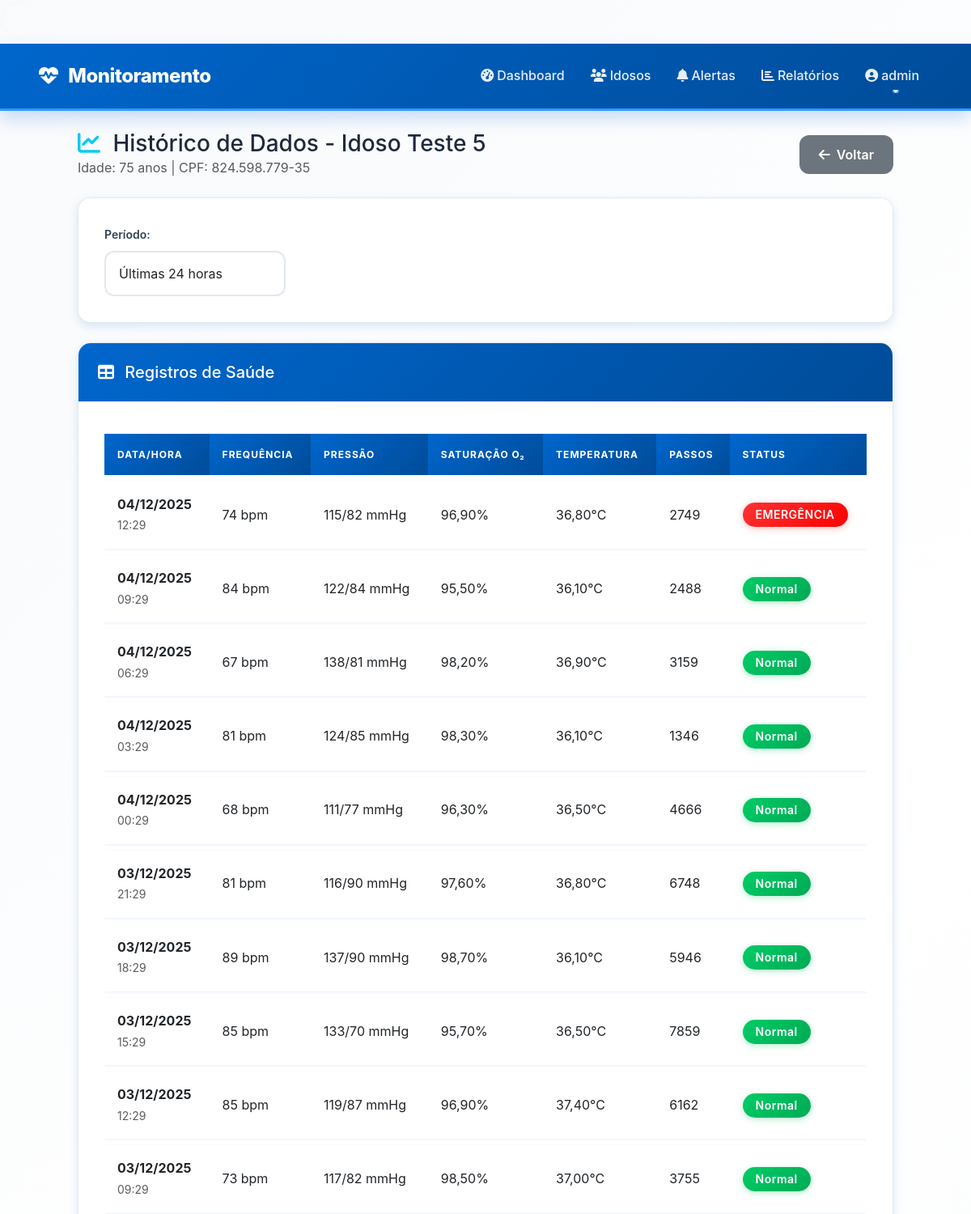
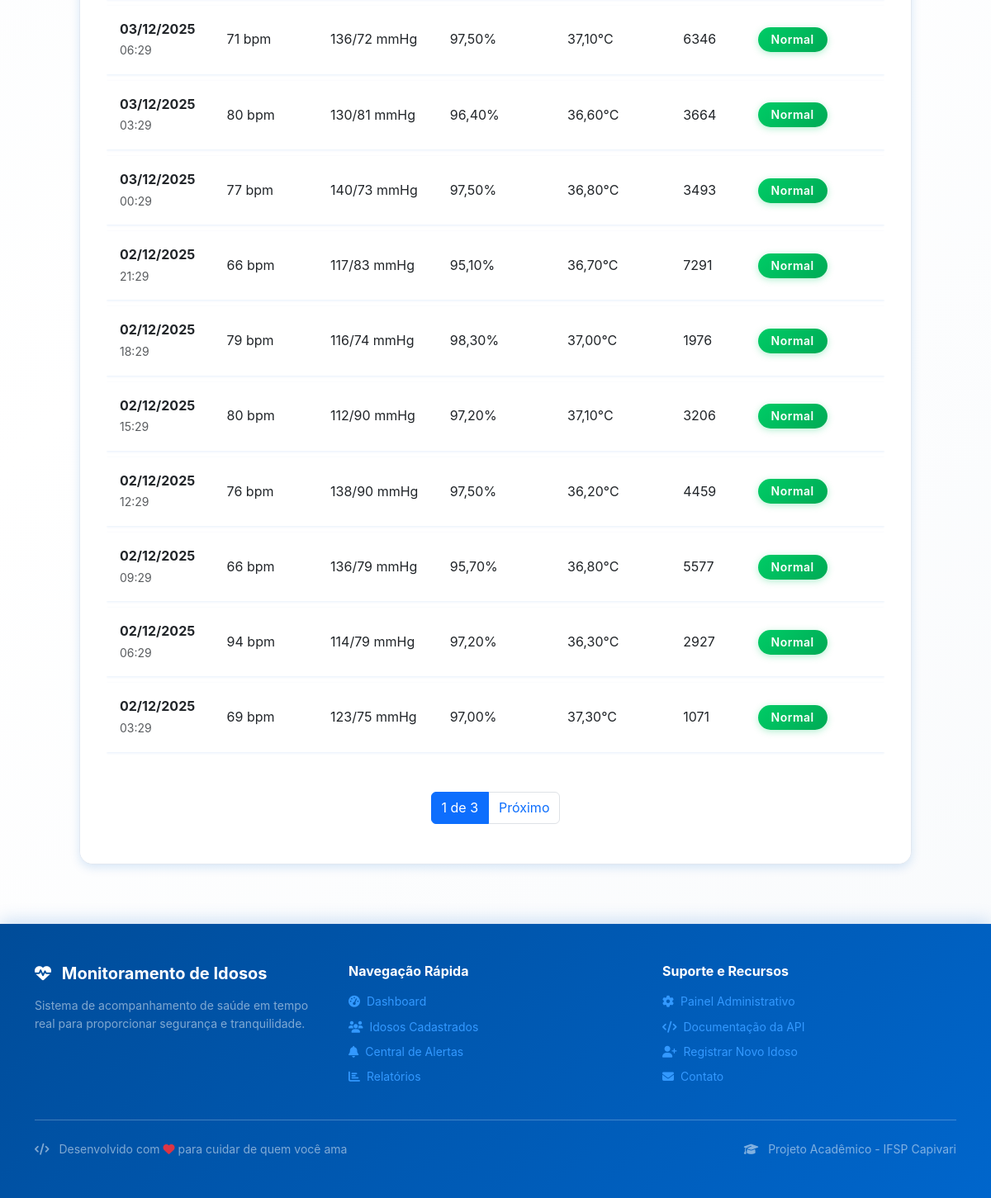
Screenshot of /idosos/9/dados/ (signed in) with the database file from the repository (2 pictures, top to bottom).
### monitoramento/models.py (models this page shows, shortened)
class Idoso(models.Model):
    nome = models.CharField(max_length=100)
    data_nascimento = models.DateField()
    cpf = models.CharField(max_length=14, unique=True)
    telefone = models.CharField(max_length=20, blank=True)
    endereco = models.TextField()
    nome_responsavel = models.CharField(max_length=100)
    telefone_responsavel = models.CharField(max_length=20)
    email_responsavel = models.EmailField()
    observacoes_medicas = models.TextField(blank=True, null=True)
    ativo = models.BooleanField(default=True)
    data_cadastro = models.DateTimeField(default=timezone.now)
    latitude = models.DecimalField(max_digits=10, decimal_places=8, null=True, blank=True)
    longitude = models.DecimalField(max_digits=11, decimal_places=8, null=True, blank=True)
    @property
    def idade(self):
        hoje = date.today()
        nascimento = self.data_nascimento
        idade = hoje.year - nascimento.year
        if hoje.month < nascimento.month or (hoje.month == nascimento.month and hoje.day < nascimento.day):
            idade -= 1
        return idade

class DadoSaude(models.Model):
    idoso = models.ForeignKey(Idoso, on_delete=models.CASCADE, related_name='dados_saude')
    dispositivo = models.ForeignKey(Dispositivo, on_delete=models.CASCADE, related_name='dados')
    frequencia_cardiaca = models.IntegerField(null=True, blank=True)
    pressao_sistolica = models.IntegerField(null=True, blank=True)
    pressao_diastolica = models.IntegerField(null=True, blank=True)
    saturacao_oxigenio = models.DecimalField(max_digits=5, decimal_places=2, null=True, blank=True)
    temperatura = models.DecimalField(max_digits=4, decimal_places=2, null=True, blank=True)
    passos = models.IntegerField(null=True, blank=True)
    distancia = models.DecimalField(max_digits=6, decimal_places=2, null=True, blank=True)
    calorias = models.DecimalField(max_digits=6, decimal_places=2, null=True, blank=True)
    queda_detectada = models.BooleanField(default=False)
    botao_emergencia = models.BooleanField(default=False)
    timestamp = models.DateTimeField(default=timezone.now)
    bateria_dispositivo = models.IntegerField(null=True, blank=True)
    class Meta:
        ordering = ['-timestamp']
    @property
    def pressao_arterial(self):
        if self.pressao_sistolica and self.pressao_diastolica:
            return f"{self.pressao_sistolica}/{self.pressao_diastolica}"
        return None

### monitoramento/views.py (the view)
# urls.py: path('idosos/<int:idoso_id>/dados/', views.historico_dados, name='historico_dados'),
@login_required
def historico_dados(request, idoso_id):
    idoso = get_object_or_404(Idoso, id=idoso_id)
    dias = request.GET.get('dias', 7)
    data_inicio = timezone.now() - timedelta(days=int(dias))
    dados = DadoSaude.objects.filter(
        idoso=idoso,
        timestamp__gte=data_inicio
    ).order_by('-timestamp')
    paginator = Paginator(dados, 20)
    page = request.GET.get('page')
    dados_paginados = paginator.get_page(page)
    return render(request, 'monitoramento/historico_dados.html', {
        'idoso': idoso,
        'dados': dados_paginados,
        'dias': dias
    })

### templates/monitoramento/historico_dados.html (shortened to what this page needs)
{% extends 'base.html' %}
{% block content %}
<div class="container-fluid">
    <div class="d-flex justify-content-between align-items-center mb-4">
        <div>
            <h1 class="h3 mb-0">
                <i class="fas fa-chart-line text-info me-2"></i>
                Histórico de Dados - {{ idoso.nome }}
            </h1>
            <p class="text-muted mb-0">Idade: {{ idoso.idade }} anos | CPF: {{ idoso.cpf }}</p>
        </div>
        <a href="{% url 'detalhe_idoso' idoso.id %}" class="btn btn-secondary">
            <i class="fas fa-arrow-left me-2"></i>Voltar
        </a>
    </div>
    <div class="card mb-4">
        <div class="card-body">
            <form method="get" class="row g-3">
                <div class="col-md-3">
                    <label class="form-label">Período:</label>
                    <select name="dias" class="form-select" onchange="this.form.submit()">
                        <option value="1" {% if dias == '1' %}selected{% endif %}>Últimas 24 horas</option>
                    </select>
                </div>
            </form>
        </div>
    </div>
    <div class="card">
        <div class="card-header">
            <h5 class="mb-0">
                <i class="fas fa-table me-2"></i>
                Registros de Saúde
            </h5>
        </div>
        <div class="card-body">
            {% if dados %}
                <div class="table-responsive">
                    <table class="table table-hover">
                        <thead class="table-light">
                            <tr>
                                <th>Data/Hora</th>
                                <th>Frequência</th>
                                <th>Pressão</th>
                                <th>Saturação O₂</th>
                                <th>Temperatura</th>
                                <th>Passos</th>
                                <th>Status</th>
                            </tr>
                        </thead>
                        <tbody>
                            {% for dado in dados %}
                                <tr>
                                    <td>
                                        <strong>{{ dado.timestamp|date:"d/m/Y" }}</strong><br>
                                        <small class="text-muted">{{ dado.timestamp|time:"H:i" }}</small>
                                    </td>
                                    <td>
                                        {% if dado.frequencia_cardiaca %}
                                            {{ dado.frequencia_cardiaca }} bpm
                                        {% else %}
                                            <span class="text-muted">-</span>
                                        {% endif %}
                                    </td>
                                    <td>
                                        {% if dado.pressao_arterial %}
                                            {{ dado.pressao_arterial }} mmHg
                                        {% else %}
                                            <span class="text-muted">-</span>
                                        {% endif %}
                                    </td>
                                    <td>
                                        {% if dado.saturacao_oxigenio %}
                                            {{ dado.saturacao_oxigenio }}%
                                        {% else %}
                                            <span class="text-muted">-</span>
                                        {% endif %}
                                    </td>
                                    <td>
                                        {% if dado.temperatura %}
                                            {{ dado.temperatura }}°C
                                        {% else %}
                                            <span class="text-muted">-</span>
                                        {% endif %}
                                    </td>
                                    <td>
                                        {% if dado.passos %}
                                            {{ dado.passos }}
                                        {% else %}
                                            <span class="text-muted">-</span>
                                        {% endif %}
                                    </td>
                                    <td>
                                        {% if dado.queda_detectada %}
                                            <span class="badge bg-danger">EMERGÊNCIA</span>
                                        {% elif dado.botao_emergencia %}
                                            <span class="badge bg-warning">BOTÃO ACIONADO</span>
                                        {% else %}
                                            <span class="badge bg-success">Normal</span>
                                        {% endif %}
                                    </td>
                                </tr>
                            {% endfor %}
                        </tbody>
                    </table>
                </div>
                {% if dados.has_other_pages %}
                    <nav aria-label="Paginação">
                        <ul class="pagination justify-content-center mt-4">
                            <li class="page-item active">
                                <span class="page-link">{{ dados.number }} de {{ dados.paginator.num_pages }}</span>
                            </li>
                            {% if dados.has_next %}
                                <li class="page-item">
                                    <a class="page-link" href="?dias={{ dias }}&page={{ dados.next_page_number }}">Próximo</a>
                                </li>
                            {% endif %}
                        </ul>
                    </nav>
                {% endif %}
            {% else %}
                <div class="text-center text-muted py-5">
                    <i class="fas fa-inbox fa-3x mb-3"></i>
                    <p>Nenhum dado encontrado para o período selecionado.</p>
                </div>
            {% endif %}
        </div>
    </div>
</div>
{% endblock %}

### templates/base.html (shortened to what this page needs)
{% load static %}
<!DOCTYPE html>
<html lang="pt-BR">
<head>
  <link href="https://cdn.jsdelivr.net/npm/bootstrap@5.3.0/dist/css/bootstrap.min.css" rel="stylesheet">
  <link rel="stylesheet" href="https://cdnjs.cloudflare.com/ajax/libs/font-awesome/6.4.0/css/all.min.css">
  <link rel="stylesheet" href="{% static 'css/mobile.css' %}">
</head>
<body>
  <div class="spinner-overlay" id="loadingSpinner">
    <div class="spinner-border text-light" role="status" style="width: 3rem; height: 3rem;">
    </div>
  </div>
  <nav class="navbar navbar-expand-lg navbar-dark">
    <div class="container-fluid">
      <a class="navbar-brand" href="{% url 'index' %}">
        <i class="fas fa-heartbeat me-2"></i>
        <span class="d-none d-sm-inline">Monitoramento</span>
      </a>
      {% if user.is_authenticated %}
        <div class="collapse navbar-collapse" id="navbarNav">
          <ul class="navbar-nav ms-auto">
            <li class="nav-item">
              <a class="nav-link" href="{% url 'dashboard' %}">
                <i class="fas fa-tachometer-alt me-1"></i>Dashboard
              </a>
            </li>
            <li class="nav-item">
              <a class="nav-link" href="{% url 'lista_idosos' %}">
                <i class="fas fa-users me-1"></i>Idosos
              </a>
            </li>
            <li class="nav-item">
              <a class="nav-link" href="{% url 'lista_alertas' %}">
                <i class="fas fa-bell me-1"></i>Alertas
              </a>
            </li>
            <li class="nav-item">
              <a class="nav-link" href="{% url 'relatorios' %}">
                <i class="fas fa-chart-bar me-1"></i>Relatórios
              </a>
            </li>
            <li class="nav-item dropdown">
              <a class="nav-link dropdown-toggle" href="#" id="userDropdown" role="button" data-bs-toggle="dropdown">
                <i class="fas fa-user-circle me-1"></i>{{ user.username }}
              </a>
            </li>
          </ul>
        </div>
      {% endif %}
    </div>
  </nav>
  <main class="container-fluid py-4">
    {% block content %}{% endblock %}
  </main>
  <footer class="footer mt-5">
    <div class="container">
      <div class="row">
        <div class="col-md-4 mb-4 mb-md-0">
          <h5 class="mb-3">
            <i class="fas fa-heartbeat me-2"></i>
            Monitoramento de Idosos
          </h5>
          <p class="small text-white-50">
            Sistema de acompanhamento de saúde em tempo real para proporcionar segurança e tranquilidade.
          </p>
        </div>
        <div class="col-md-4 mb-4 mb-md-0">
          <h6 class="mb-3">Navegação Rápida</h6>
          <ul class="list-unstyled small">
            <li class="mb-2">
              <a href="{% url 'dashboard' %}">
                <i class="fas fa-tachometer-alt me-2"></i>Dashboard
              </a>
            </li>
            <li class="mb-2">
              <a href="{% url 'lista_idosos' %}">
                <i class="fas fa-users me-2"></i>Idosos Cadastrados
              </a>
            </li>
            <li class="mb-2">
              <a href="{% url 'lista_alertas' %}">
                <i class="fas fa-bell me-2"></i>Central de Alertas
              </a>
            </li>
            <li class="mb-2">
              <a href="{% url 'relatorios' %}">
                <i class="fas fa-chart-bar me-2"></i>Relatórios
              </a>
            </li>
          </ul>
        </div>
        <div class="col-md-4">
          <h6 class="mb-3">Suporte e Recursos</h6>
          <ul class="list-unstyled small">
            <li class="mb-2">
              <a href="/admin/">
                <i class="fas fa-cog me-2"></i>Painel Administrativo
              </a>
            </li>
            <li class="mb-2">
              <a href="/api/docs/">
                <i class="fas fa-code me-2"></i>Documentação da API
              </a>
            </li>
            <li class="mb-2">
              <a href="{% url 'public_add_idoso' %}">
                <i class="fas fa-user-plus me-2"></i>Registrar Novo Idoso
              </a>
            </li>
            <li class="mb-2">
              <a href="mailto:suporte@monitoramento.com">
                <i class="fas fa-envelope me-2"></i>Contato
              </a>
            </li>
          </ul>
        </div>
      </div>
      <hr class="my-4 border-white-50">
      <div class="row align-items-center">
        <div class="col-md-6 text-center text-md-start mb-3 mb-md-0">
          <p class="mb-0 small text-white-50">
            <i class="fas fa-code me-2"></i>
            Desenvolvido com <i class="fas fa-heart text-danger"></i> para cuidar de quem você ama
          </p>
        </div>
        <div class="col-md-6 text-center text-md-end">
          <p class="mb-0 small text-white-50">
            <i class="fas fa-graduation-cap me-2"></i>
            Projeto Acadêmico - IFSP Capivari
          </p>
        </div>
      </div>
    </div>
  </footer>
</body>
</html>

### rows the page displays
Idoso: nome "Idoso Teste 5", idade "75", cpf "824.598.779-35"
DadoSaude: timestamp "04/12/2025", timestamp "12:29", frequencia_cardiaca "74", pressao_arterial "115/82", saturacao_oxigenio "96,90", temperatura "36,80", passos "2749", queda_detectada "EMERGÊNCIA"
DadoSaude: timestamp "04/12/2025", timestamp "09:29", frequencia_cardiaca "84", pressao_arterial "122/84", saturacao_oxigenio "95,50", temperatura "36,10", passos "2488", queda_detectada "Normal"
DadoSaude: timestamp "04/12/2025", timestamp "06:29", frequencia_cardiaca "67", pressao_arterial "138/81", saturacao_oxigenio "98,20", temperatura "36,90", passos "3159", queda_detectada "Normal"
DadoSaude: timestamp "04/12/2025", timestamp "03:29", frequencia_cardiaca "81", pressao_arterial "124/85", saturacao_oxigenio "98,30", temperatura "36,10", passos "1346", queda_detectada "Normal"
DadoSaude: timestamp "04/12/2025", timestamp "00:29", frequencia_cardiaca "68", pressao_arterial "111/77", saturacao_oxigenio "96,30", temperatura "36,50", passos "4666", queda_detectada "Normal"
DadoSaude: timestamp "03/12/2025", timestamp "21:29", frequencia_cardiaca "81", pressao_arterial "116/90", saturacao_oxigenio "97,60", temperatura "36,80", passos "6748", queda_detectada "Normal"
DadoSaude: timestamp "03/12/2025", timestamp "18:29", frequencia_cardiaca "89", pressao_arterial "137/90", saturacao_oxigenio "98,70", temperatura "36,10", passos "5946", queda_detectada "Normal"
DadoSaude: timestamp "03/12/2025", timestamp "15:29", frequencia_cardiaca "85", pressao_arterial "133/70", saturacao_oxigenio "95,70", temperatura "36,50", passos "7859", queda_detectada "Normal"
DadoSaude: timestamp "03/12/2025", timestamp "12:29", frequencia_cardiaca "85", pressao_arterial "119/87", saturacao_oxigenio "96,90", temperatura "37,40", passos "6162", queda_detectada "Normal"
DadoSaude: timestamp "03/12/2025", timestamp "09:29", frequencia_cardiaca "73", pressao_arterial "117/82", saturacao_oxigenio "98,50", temperatura "37,00", passos "3755", queda_detectada "Normal"
DadoSaude: timestamp "03/12/2025", timestamp "06:29", frequencia_cardiaca "71", pressao_arterial "136/72", saturacao_oxigenio "97,50", temperatura "37,10", passos "6346", queda_detectada "Normal"
DadoSaude: timestamp "03/12/2025", timestamp "03:29", frequencia_cardiaca "80", pressao_arterial "130/81", saturacao_oxigenio "96,40", temperatura "36,60", passos "3664", queda_detectada "Normal"
DadoSaude: timestamp "03/12/2025", timestamp "00:29", frequencia_cardiaca "77", pressao_arterial "140/73", saturacao_oxigenio "97,50", temperatura "36,80", passos "3493", queda_detectada "Normal"
DadoSaude: timestamp "02/12/2025", timestamp "21:29", frequencia_cardiaca "66", pressao_arterial "117/83", saturacao_oxigenio "95,10", temperatura "36,70", passos "7291", queda_detectada "Normal"
DadoSaude: timestamp "02/12/2025", timestamp "18:29", frequencia_cardiaca "79", pressao_arterial "116/74", saturacao_oxigenio "98,30", temperatura "37,00", passos "1976", queda_detectada "Normal"
DadoSaude: timestamp "02/12/2025", timestamp "15:29", frequencia_cardiaca "80", pressao_arterial "112/90", saturacao_oxigenio "97,20", temperatura "37,10", passos "3206", queda_detectada "Normal"
DadoSaude: timestamp "02/12/2025", timestamp "12:29", frequencia_cardiaca "76", pressao_arterial "138/90", saturacao_oxigenio "97,50", temperatura "36,20", passos "4459", queda_detectada "Normal"
DadoSaude: timestamp "02/12/2025", timestamp "09:29", frequencia_cardiaca "66", pressao_arterial "136/79", saturacao_oxigenio "95,70", temperatura "36,80", passos "5577", queda_detectada "Normal"
DadoSaude: timestamp "02/12/2025", timestamp "06:29", frequencia_cardiaca "94", pressao_arterial "114/79", saturacao_oxigenio "97,20", temperatura "36,30", passos "2927", queda_detectada "Normal"
DadoSaude: timestamp "02/12/2025", timestamp "03:29", frequencia_cardiaca "69", pressao_arterial "123/75", saturacao_oxigenio "97,00", temperatura "37,30", passos "1071", queda_detectada "Normal"

### other values shown
{{ user.username }} "admin"
{{ dados.number }} "1"
{{ dados.paginator.num_pages }} "3"
